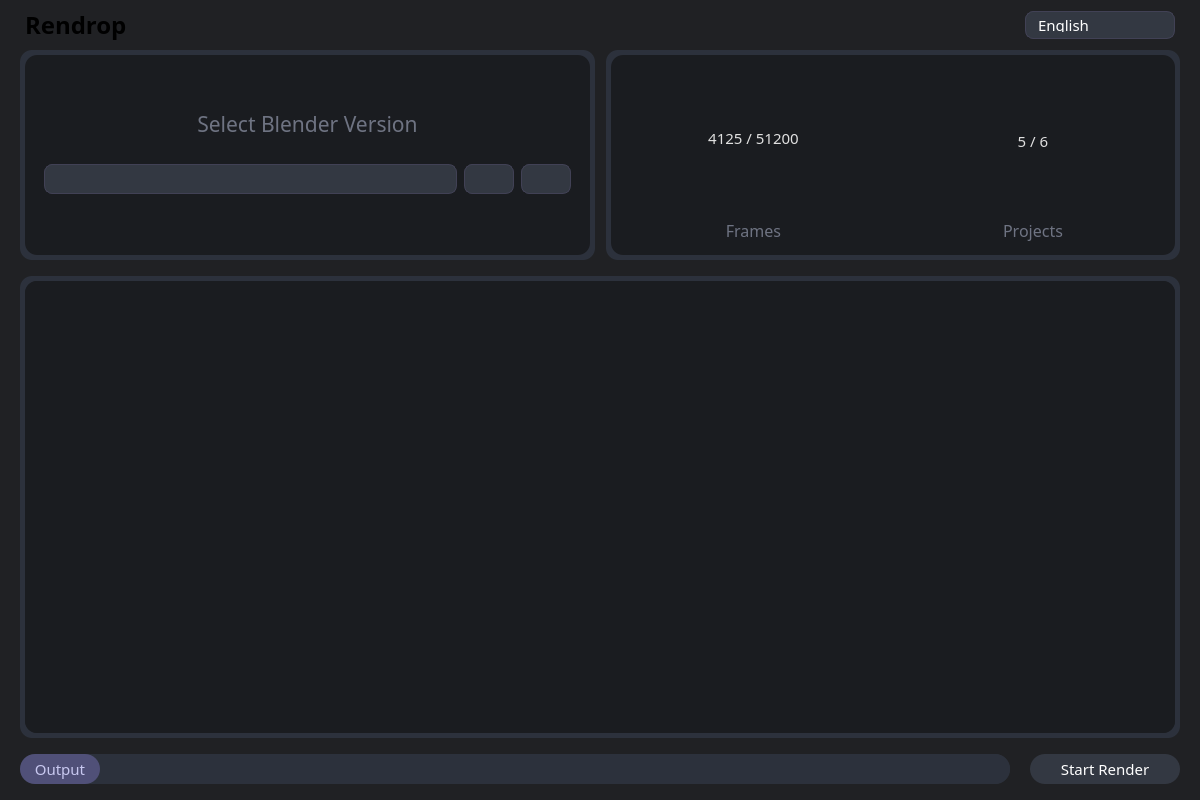
<?xml version="1.0" encoding="UTF-8"?>
<ui version="4.0">
 <class>widget</class>
 <widget class="QWidget" name="widget">
  <property name="geometry">
   <rect>
    <x>0</x>
    <y>0</y>
    <width>1200</width>
    <height>800</height>
   </rect>
  </property>
  <property name="minimumSize">
   <size>
    <width>900</width>
    <height>600</height>
   </size>
  </property>
  <property name="font">
   <font>
    <family>Bitcount Single</family>
    <pointsize>8</pointsize>
   </font>
  </property>
  <property name="windowTitle">
   <string>Rendrop</string>
  </property>
  <property name="autoFillBackground">
   <bool>false</bool>
  </property>
  <layout class="QHBoxLayout" name="horizontalLayout">
   <property name="spacing">
    <number>0</number>
   </property>
   <property name="leftMargin">
    <number>0</number>
   </property>
   <property name="topMargin">
    <number>0</number>
   </property>
   <property name="rightMargin">
    <number>0</number>
   </property>
   <property name="bottomMargin">
    <number>0</number>
   </property>
   <item>
    <widget class="QWidget" name="ContentWidget" native="true">
     <property name="font">
      <font>
       <family>Segoe UI</family>
       <pointsize>8</pointsize>
      </font>
     </property>
     <property name="styleSheet">
      <string notr="true">QWidget#ContentWidget {
	background-color: #202124;
	color: #E0E0E0;
}</string>
     </property>
     <layout class="QVBoxLayout" name="verticalLayout">
      <property name="spacing">
       <number>0</number>
      </property>
      <property name="leftMargin">
       <number>20</number>
      </property>
      <property name="topMargin">
       <number>0</number>
      </property>
      <property name="rightMargin">
       <number>20</number>
      </property>
      <property name="bottomMargin">
       <number>0</number>
      </property>
      <item>
       <widget class="QWidget" name="titleBar" native="true">
        <layout class="QVBoxLayout" name="verticalLayout_5">
         <property name="leftMargin">
          <number>5</number>
         </property>
         <property name="topMargin">
          <number>0</number>
         </property>
         <property name="rightMargin">
          <number>5</number>
         </property>
         <property name="bottomMargin">
          <number>0</number>
         </property>
         <item>
          <layout class="QHBoxLayout" name="horizontalLayout_2">
           <property name="spacing">
            <number>7</number>
           </property>
           <property name="leftMargin">
            <number>0</number>
           </property>
           <property name="topMargin">
            <number>8</number>
           </property>
           <property name="bottomMargin">
            <number>8</number>
           </property>
           <item>
            <widget class="QLabel" name="rendropLabel">
             <property name="font">
              <font>
               <family>Bitcount Single</family>
               <pointsize>18</pointsize>
               <bold>true</bold>
               <stylestrategy>PreferAntialias</stylestrategy>
              </font>
             </property>
             <property name="text">
              <string>Rendrop</string>
             </property>
            </widget>
           </item>
           <item>
            <spacer name="horizontalSpacer_2">
             <property name="orientation">
              <enum>Qt::Orientation::Horizontal</enum>
             </property>
             <property name="sizeHint" stdset="0">
              <size>
               <width>40</width>
               <height>20</height>
              </size>
             </property>
            </spacer>
           </item>
           <item>
            <widget class="QComboBox" name="languageComboBox">
             <property name="minimumSize">
              <size>
               <width>150</width>
               <height>28</height>
              </size>
             </property>
             <property name="maximumSize">
              <size>
               <width>150</width>
               <height>28</height>
              </size>
             </property>
             <property name="font">
              <font>
               <family>Pixel Mixed</family>
               <pointsize>11</pointsize>
              </font>
             </property>
             <property name="styleSheet">
              <string notr="true">QComboBox {
    background-color: #333842;
    border-radius: 8px;
	border: 1px solid rgb(65, 65, 85);
    padding: 6px 28px 6px 12px;
    color: white;
}

QComboBox:hover {
    background-color: #4B5362;
}

QComboBox:disabled {
    background-color: #55595F;
    color: #AAAAAA;
}

QComboBox::drop-down {
    subcontrol-origin: padding;
    subcontrol-position: top right;
    width: 24px;
    border-left: none;
}

QComboBox::down-arrow {
    image: url(:/icon/down_arrow.ico);
    width: 10px;
    height: 10px;
}

QComboBox QAbstractItemView {
    background-color: #333842;
    border: 1px solid #555A66;
    border-radius: 6px;
    padding: 4px;
    color: white;
    selection-background-color: #4B5362;
    selection-color: white;
	outline: none;
}

QComboBox QAbstractItemView::item:hover {
    background-color: #4B5362;
	border-left: 3px solid #0078d7;
	border-radius: 6px;
	padding: 2px;
}

QComboBox QAbstractItemView::item:selected {
    background-color: #4B5362;
	border-left: 3px solid #0078d7;
	border-radius: 6px;
	padding: 2px;
}</string>
             </property>
             <item>
              <property name="text">
               <string>English</string>
              </property>
             </item>
             <item>
              <property name="text">
               <string>中文</string>
              </property>
             </item>
            </widget>
           </item>
          </layout>
         </item>
        </layout>
       </widget>
      </item>
      <item>
       <layout class="QHBoxLayout" name="horizontalLayout_6">
        <property name="spacing">
         <number>11</number>
        </property>
        <property name="sizeConstraint">
         <enum>QLayout::SizeConstraint::SetDefaultConstraint</enum>
        </property>
        <property name="leftMargin">
         <number>0</number>
        </property>
        <property name="topMargin">
         <number>0</number>
        </property>
        <item>
         <widget class="QWidget" name="selectorContainer" native="true">
          <property name="minimumSize">
           <size>
            <width>0</width>
            <height>210</height>
           </size>
          </property>
          <property name="maximumSize">
           <size>
            <width>16777215</width>
            <height>210</height>
           </size>
          </property>
          <property name="styleSheet">
           <string notr="true">background-color: #2C313C;
border: 0px solid #555A66;
border-radius: 12px;
color: #E0E0E0;</string>
          </property>
          <layout class="QVBoxLayout" name="verticalLayout_2">
           <property name="leftMargin">
            <number>5</number>
           </property>
           <property name="topMargin">
            <number>5</number>
           </property>
           <property name="rightMargin">
            <number>5</number>
           </property>
           <property name="bottomMargin">
            <number>5</number>
           </property>
           <item>
            <widget class="QWidget" name="selectorWidgetContent" native="true">
             <property name="minimumSize">
              <size>
               <width>0</width>
               <height>0</height>
              </size>
             </property>
             <property name="maximumSize">
              <size>
               <width>16777215</width>
               <height>16777215</height>
              </size>
             </property>
             <property name="styleSheet">
              <string notr="true">border-radius: 12px;
background-color: rgb(26, 28, 32);</string>
             </property>
             <layout class="QVBoxLayout" name="verticalLayout_3">
              <property name="spacing">
               <number>7</number>
              </property>
              <property name="leftMargin">
               <number>11</number>
              </property>
              <property name="topMargin">
               <number>11</number>
              </property>
              <property name="rightMargin">
               <number>11</number>
              </property>
              <property name="bottomMargin">
               <number>11</number>
              </property>
              <item>
               <spacer name="verticalSpacer_10">
                <property name="orientation">
                 <enum>Qt::Orientation::Vertical</enum>
                </property>
                <property name="sizeType">
                 <enum>QSizePolicy::Policy::Maximum</enum>
                </property>
                <property name="sizeHint" stdset="0">
                 <size>
                  <width>20</width>
                  <height>40</height>
                 </size>
                </property>
               </spacer>
              </item>
              <item>
               <widget class="QLabel" name="selectorLabel">
                <property name="font">
                 <font>
                  <family>Pixel Mixed</family>
                  <pointsize>16</pointsize>
                 </font>
                </property>
                <property name="styleSheet">
                 <string notr="true">color: rgb(110, 115, 130);</string>
                </property>
                <property name="text">
                 <string>Select Blender Version</string>
                </property>
                <property name="alignment">
                 <set>Qt::AlignmentFlag::AlignCenter</set>
                </property>
               </widget>
              </item>
              <item>
               <spacer name="verticalSpacer">
                <property name="orientation">
                 <enum>Qt::Orientation::Vertical</enum>
                </property>
                <property name="sizeType">
                 <enum>QSizePolicy::Policy::Maximum</enum>
                </property>
                <property name="sizeHint" stdset="0">
                 <size>
                  <width>20</width>
                  <height>15</height>
                 </size>
                </property>
               </spacer>
              </item>
              <item>
               <layout class="QHBoxLayout" name="selectorHorizontalLayout">
                <property name="leftMargin">
                 <number>8</number>
                </property>
                <property name="rightMargin">
                 <number>8</number>
                </property>
                <item>
                 <widget class="QComboBox" name="selectorComboBox">
                  <property name="minimumSize">
                   <size>
                    <width>0</width>
                    <height>30</height>
                   </size>
                  </property>
                  <property name="maximumSize">
                   <size>
                    <width>16777215</width>
                    <height>30</height>
                   </size>
                  </property>
                  <property name="font">
                   <font>
                    <family>Pixel Mixed</family>
                    <pointsize>11</pointsize>
                   </font>
                  </property>
                  <property name="styleSheet">
                   <string notr="true">QComboBox {
    background-color: #333842;
    border-radius: 8px;
	border: 1px solid rgb(65, 65, 85);
    padding: 6px 28px 6px 12px;
    color: white;
}

QComboBox:hover {
    background-color: #4B5362;
}

QComboBox:disabled {
    background-color: #55595F;
    color: #AAAAAA;
}

QComboBox::drop-down {
    subcontrol-origin: padding;
    subcontrol-position: top right;
    width: 24px;
    border-left: none;
}

QComboBox::down-arrow {
    image: url(:/icon/down_arrow.ico);
    width: 10px;
    height: 10px;
}

QComboBox QAbstractItemView {
    background-color: #333842;
    border: 1px solid #555A66;
    border-radius: 6px;
    padding: 4px;
    color: white;
    selection-background-color: #4B5362;
    selection-color: white;
	outline: none;
}

QComboBox QAbstractItemView::item:hover {
    background-color: #4B5362;
	border-left: 3px solid #0078d7;
	border-radius: 6px;
	padding: 2px;
}

QComboBox QAbstractItemView::item:selected {
    background-color: #4B5362;
	border-left: 3px solid #0078d7;
	border-radius: 6px;
	padding: 2px;
}</string>
                  </property>
                  <property name="iconSize">
                   <size>
                    <width>16</width>
                    <height>16</height>
                   </size>
                  </property>
                 </widget>
                </item>
                <item>
                 <widget class="QPushButton" name="addButton">
                  <property name="minimumSize">
                   <size>
                    <width>50</width>
                    <height>30</height>
                   </size>
                  </property>
                  <property name="maximumSize">
                   <size>
                    <width>50</width>
                    <height>30</height>
                   </size>
                  </property>
                  <property name="styleSheet">
                   <string notr="true">QPushButton {
    background-color: #333842;
    border-radius: 8px;
	border: 1px solid rgb(65, 65, 85);
    color: white;
}

QPushButton:hover {
    background-color: #4B5362;
    color: white;
}

QPushButton:pressed {
    background-color: #2B2F38;
    color: white;
}

QPushButton:disabled {
    background-color: #55595F;
    color: #AAAAAA;
}</string>
                  </property>
                  <property name="text">
                   <string/>
                  </property>
                  <property name="icon">
                   <iconset resource="../resource/resource.qrc">
                    <normaloff>:/icon/plus.ico</normaloff>:/icon/plus.ico</iconset>
                  </property>
                  <property name="iconSize">
                   <size>
                    <width>10</width>
                    <height>10</height>
                   </size>
                  </property>
                 </widget>
                </item>
                <item>
                 <widget class="QPushButton" name="deleteButton">
                  <property name="minimumSize">
                   <size>
                    <width>50</width>
                    <height>30</height>
                   </size>
                  </property>
                  <property name="maximumSize">
                   <size>
                    <width>50</width>
                    <height>30</height>
                   </size>
                  </property>
                  <property name="styleSheet">
                   <string notr="true">QPushButton {
    background-color: #333842;
    border-radius: 8px;
	border: 1px solid rgb(65, 65, 85);
    color: white;
}

QPushButton:hover {
    background-color: #4B5362;
    color: white;
}

QPushButton:pressed {
    background-color: #2B2F38;
    color: white;
}

QPushButton:disabled {
    background-color: #55595F;
    color: #AAAAAA;
}</string>
                  </property>
                  <property name="text">
                   <string/>
                  </property>
                  <property name="icon">
                   <iconset resource="../resource/resource.qrc">
                    <normaloff>:/icon/close.ico</normaloff>:/icon/close.ico</iconset>
                  </property>
                  <property name="iconSize">
                   <size>
                    <width>9</width>
                    <height>9</height>
                   </size>
                  </property>
                 </widget>
                </item>
               </layout>
              </item>
              <item>
               <spacer name="verticalSpacer_3">
                <property name="orientation">
                 <enum>Qt::Orientation::Vertical</enum>
                </property>
                <property name="sizeType">
                 <enum>QSizePolicy::Policy::Maximum</enum>
                </property>
                <property name="sizeHint" stdset="0">
                 <size>
                  <width>20</width>
                  <height>50</height>
                 </size>
                </property>
               </spacer>
              </item>
             </layout>
            </widget>
           </item>
          </layout>
         </widget>
        </item>
        <item>
         <widget class="QWidget" name="infoWidgetContainer" native="true">
          <property name="minimumSize">
           <size>
            <width>0</width>
            <height>210</height>
           </size>
          </property>
          <property name="maximumSize">
           <size>
            <width>16777215</width>
            <height>210</height>
           </size>
          </property>
          <property name="styleSheet">
           <string notr="true">background-color: #2C313C;
border: 0px solid #555A66;
border-radius: 12px;
color: #E0E0E0;</string>
          </property>
          <layout class="QVBoxLayout" name="verticalLayout_8">
           <property name="leftMargin">
            <number>5</number>
           </property>
           <property name="topMargin">
            <number>5</number>
           </property>
           <property name="rightMargin">
            <number>5</number>
           </property>
           <property name="bottomMargin">
            <number>5</number>
           </property>
           <item>
            <widget class="QWidget" name="infoWidget" native="true">
             <property name="minimumSize">
              <size>
               <width>0</width>
               <height>0</height>
              </size>
             </property>
             <property name="maximumSize">
              <size>
               <width>16777215</width>
               <height>16777215</height>
              </size>
             </property>
             <property name="styleSheet">
              <string notr="true">border-radius: 12px;
background-color: rgb(26, 28, 32);</string>
             </property>
             <layout class="QHBoxLayout" name="horizontalLayout_3">
              <property name="spacing">
               <number>7</number>
              </property>
              <property name="leftMargin">
               <number>8</number>
              </property>
              <property name="topMargin">
               <number>8</number>
              </property>
              <property name="rightMargin">
               <number>8</number>
              </property>
              <property name="bottomMargin">
               <number>8</number>
              </property>
              <item>
               <layout class="QHBoxLayout" name="horizontalLayout_4">
                <property name="spacing">
                 <number>11</number>
                </property>
                <property name="leftMargin">
                 <number>0</number>
                </property>
                <property name="topMargin">
                 <number>0</number>
                </property>
                <property name="rightMargin">
                 <number>0</number>
                </property>
                <property name="bottomMargin">
                 <number>0</number>
                </property>
                <item>
                 <layout class="QVBoxLayout" name="verticalLayout_6">
                  <property name="spacing">
                   <number>0</number>
                  </property>
                  <property name="leftMargin">
                   <number>0</number>
                  </property>
                  <property name="topMargin">
                   <number>0</number>
                  </property>
                  <property name="rightMargin">
                   <number>0</number>
                  </property>
                  <property name="bottomMargin">
                   <number>0</number>
                  </property>
                  <item>
                   <spacer name="verticalSpacer_6">
                    <property name="orientation">
                     <enum>Qt::Orientation::Vertical</enum>
                    </property>
                    <property name="sizeType">
                     <enum>QSizePolicy::Policy::Maximum</enum>
                    </property>
                    <property name="sizeHint" stdset="0">
                     <size>
                      <width>20</width>
                      <height>40</height>
                     </size>
                    </property>
                   </spacer>
                  </item>
                  <item>
                   <widget class="RingProgressBar" name="framesProgressBar" native="true">
                    <property name="minimumSize">
                     <size>
                      <width>140</width>
                      <height>140</height>
                     </size>
                    </property>
                    <layout class="QVBoxLayout" name="verticalLayout_9">
                     <item>
                      <widget class="QLabel" name="framesLabel">
                       <property name="font">
                        <font>
                         <family>Pixel Mixed</family>
                         <pointsize>11</pointsize>
                        </font>
                       </property>
                       <property name="styleSheet">
                        <string notr="true">background: transparent;</string>
                       </property>
                       <property name="text">
                        <string>4125 / 51200</string>
                       </property>
                       <property name="alignment">
                        <set>Qt::AlignmentFlag::AlignCenter</set>
                       </property>
                      </widget>
                     </item>
                    </layout>
                   </widget>
                  </item>
                  <item>
                   <spacer name="verticalSpacer_8">
                    <property name="orientation">
                     <enum>Qt::Orientation::Vertical</enum>
                    </property>
                    <property name="sizeType">
                     <enum>QSizePolicy::Policy::Fixed</enum>
                    </property>
                    <property name="sizeHint" stdset="0">
                     <size>
                      <width>20</width>
                      <height>11</height>
                     </size>
                    </property>
                   </spacer>
                  </item>
                  <item>
                   <widget class="QLabel" name="framesText">
                    <property name="font">
                     <font>
                      <family>Pixel Mixed</family>
                      <pointsize>12</pointsize>
                     </font>
                    </property>
                    <property name="styleSheet">
                     <string notr="true">color: rgb(110, 115, 130);</string>
                    </property>
                    <property name="text">
                     <string>Frames</string>
                    </property>
                    <property name="alignment">
                     <set>Qt::AlignmentFlag::AlignCenter</set>
                    </property>
                   </widget>
                  </item>
                  <item>
                   <spacer name="verticalSpacer_4">
                    <property name="orientation">
                     <enum>Qt::Orientation::Vertical</enum>
                    </property>
                    <property name="sizeType">
                     <enum>QSizePolicy::Policy::Maximum</enum>
                    </property>
                    <property name="sizeHint" stdset="0">
                     <size>
                      <width>20</width>
                      <height>40</height>
                     </size>
                    </property>
                   </spacer>
                  </item>
                 </layout>
                </item>
                <item>
                 <layout class="QVBoxLayout" name="verticalLayout_7">
                  <property name="spacing">
                   <number>0</number>
                  </property>
                  <property name="leftMargin">
                   <number>0</number>
                  </property>
                  <property name="topMargin">
                   <number>0</number>
                  </property>
                  <property name="rightMargin">
                   <number>0</number>
                  </property>
                  <property name="bottomMargin">
                   <number>0</number>
                  </property>
                  <item>
                   <spacer name="verticalSpacer_7">
                    <property name="orientation">
                     <enum>Qt::Orientation::Vertical</enum>
                    </property>
                    <property name="sizeType">
                     <enum>QSizePolicy::Policy::Maximum</enum>
                    </property>
                    <property name="sizeHint" stdset="0">
                     <size>
                      <width>20</width>
                      <height>40</height>
                     </size>
                    </property>
                   </spacer>
                  </item>
                  <item>
                   <widget class="RingProgressBar" name="projectsProgressBar" native="true">
                    <property name="minimumSize">
                     <size>
                      <width>140</width>
                      <height>140</height>
                     </size>
                    </property>
                    <layout class="QVBoxLayout" name="verticalLayout_10">
                     <property name="topMargin">
                      <number>15</number>
                     </property>
                     <item>
                      <widget class="QLabel" name="projectsLabel">
                       <property name="font">
                        <font>
                         <family>Pixel Mixed</family>
                         <pointsize>11</pointsize>
                        </font>
                       </property>
                       <property name="styleSheet">
                        <string notr="true">background: transparent;</string>
                       </property>
                       <property name="text">
                        <string>5 / 6</string>
                       </property>
                       <property name="alignment">
                        <set>Qt::AlignmentFlag::AlignCenter</set>
                       </property>
                      </widget>
                     </item>
                    </layout>
                   </widget>
                  </item>
                  <item>
                   <spacer name="verticalSpacer_9">
                    <property name="orientation">
                     <enum>Qt::Orientation::Vertical</enum>
                    </property>
                    <property name="sizeType">
                     <enum>QSizePolicy::Policy::Fixed</enum>
                    </property>
                    <property name="sizeHint" stdset="0">
                     <size>
                      <width>20</width>
                      <height>11</height>
                     </size>
                    </property>
                   </spacer>
                  </item>
                  <item>
                   <widget class="QLabel" name="projectsText">
                    <property name="font">
                     <font>
                      <family>Pixel Mixed</family>
                      <pointsize>12</pointsize>
                     </font>
                    </property>
                    <property name="styleSheet">
                     <string notr="true">color: rgb(110, 115, 130);</string>
                    </property>
                    <property name="text">
                     <string>Projects</string>
                    </property>
                    <property name="alignment">
                     <set>Qt::AlignmentFlag::AlignCenter</set>
                    </property>
                   </widget>
                  </item>
                  <item>
                   <spacer name="verticalSpacer_5">
                    <property name="orientation">
                     <enum>Qt::Orientation::Vertical</enum>
                    </property>
                    <property name="sizeType">
                     <enum>QSizePolicy::Policy::Maximum</enum>
                    </property>
                    <property name="sizeHint" stdset="0">
                     <size>
                      <width>20</width>
                      <height>40</height>
                     </size>
                    </property>
                   </spacer>
                  </item>
                 </layout>
                </item>
               </layout>
              </item>
             </layout>
            </widget>
           </item>
          </layout>
         </widget>
        </item>
       </layout>
      </item>
      <item>
       <spacer name="verticalSpacer_2">
        <property name="orientation">
         <enum>Qt::Orientation::Vertical</enum>
        </property>
        <property name="sizeType">
         <enum>QSizePolicy::Policy::Fixed</enum>
        </property>
        <property name="sizeHint" stdset="0">
         <size>
          <width>20</width>
          <height>16</height>
         </size>
        </property>
       </spacer>
      </item>
      <item>
       <widget class="QWidget" name="scrollAreaContainer" native="true">
        <property name="minimumSize">
         <size>
          <width>0</width>
          <height>0</height>
         </size>
        </property>
        <property name="maximumSize">
         <size>
          <width>16777215</width>
          <height>16777215</height>
         </size>
        </property>
        <property name="styleSheet">
         <string notr="true">border-radius: 12px;
background-color: #2C313C;</string>
        </property>
        <layout class="QVBoxLayout" name="verticalLayout_4">
         <property name="spacing">
          <number>9</number>
         </property>
         <property name="leftMargin">
          <number>5</number>
         </property>
         <property name="topMargin">
          <number>5</number>
         </property>
         <property name="rightMargin">
          <number>5</number>
         </property>
         <property name="bottomMargin">
          <number>5</number>
         </property>
         <item>
          <widget class="QScrollArea" name="scrollArea">
           <property name="styleSheet">
            <string notr="true">QScrollArea#scrollArea {
	background-color: rgb(26, 28, 32);
	border: none;
	border-radius: 12px;
	color: #E0E0E0;
}

QScrollBar:vertical, QScrollBar:horizontal {
    background: #2C2F36;
 	border: 1px solid #555A66;
    border-radius: 6px;
    margin: 2px;
}

QScrollBar::handle:vertical, QScrollBar::handle:horizontal {
    background: #5C6BC0;
    min-height: 20px;
    min-width: 20px;
    border-radius: 6px;
}

QScrollBar::handle:hover {
    background: #7986CB;
}

QScrollBar::handle:pressed {
    background: #3F51B5;
}

QScrollBar::sub-line,
QScrollBar::add-line {
    background: none;
    width: 0px;
    height: 0px;
}

QScrollBar::sub-page,
QScrollBar::add-page {
    background: none;
}</string>
           </property>
           <property name="frameShape">
            <enum>QFrame::Shape::StyledPanel</enum>
           </property>
           <property name="verticalScrollBarPolicy">
            <enum>Qt::ScrollBarPolicy::ScrollBarAsNeeded</enum>
           </property>
           <property name="horizontalScrollBarPolicy">
            <enum>Qt::ScrollBarPolicy::ScrollBarAlwaysOff</enum>
           </property>
           <property name="widgetResizable">
            <bool>true</bool>
           </property>
           <widget class="QWidget" name="scrollAreaContent">
            <property name="geometry">
             <rect>
              <x>0</x>
              <y>0</y>
              <width>1150</width>
              <height>448</height>
             </rect>
            </property>
            <property name="styleSheet">
             <string notr="true">background-color: rgb(26, 28, 32);
border: none;
border-radius: 12px;
color: #E0E0E0;</string>
            </property>
            <layout class="QVBoxLayout" name="scrollAreaVerticalLayout">
             <property name="spacing">
              <number>9</number>
             </property>
             <item>
              <spacer name="fileBarVerticalSpacer">
               <property name="orientation">
                <enum>Qt::Orientation::Vertical</enum>
               </property>
               <property name="sizeType">
                <enum>QSizePolicy::Policy::Expanding</enum>
               </property>
               <property name="sizeHint" stdset="0">
                <size>
                 <width>20</width>
                 <height>40</height>
                </size>
               </property>
              </spacer>
             </item>
             <item>
              <widget class="QWidget" name="scrollAreaSizeWidget" native="true">
               <property name="maximumSize">
                <size>
                 <width>16777215</width>
                 <height>0</height>
                </size>
               </property>
               <property name="styleSheet">
                <string notr="true">border: none;
background: transparent;</string>
               </property>
              </widget>
             </item>
            </layout>
           </widget>
          </widget>
         </item>
        </layout>
       </widget>
      </item>
      <item>
       <layout class="QHBoxLayout" name="bottomBar">
        <property name="topMargin">
         <number>16</number>
        </property>
        <property name="bottomMargin">
         <number>16</number>
        </property>
        <item>
         <widget class="QWidget" name="outputContainer" native="true">
          <property name="minimumSize">
           <size>
            <width>0</width>
            <height>30</height>
           </size>
          </property>
          <property name="maximumSize">
           <size>
            <width>16777215</width>
            <height>30</height>
           </size>
          </property>
          <property name="styleSheet">
           <string notr="true">border-radius: 15px;
background-color: #2C313C;</string>
          </property>
          <layout class="QHBoxLayout" name="horizontalLayout_5">
           <property name="spacing">
            <number>0</number>
           </property>
           <property name="leftMargin">
            <number>0</number>
           </property>
           <property name="topMargin">
            <number>0</number>
           </property>
           <property name="rightMargin">
            <number>0</number>
           </property>
           <property name="bottomMargin">
            <number>0</number>
           </property>
           <item>
            <widget class="QLabel" name="outputText">
             <property name="minimumSize">
              <size>
               <width>80</width>
               <height>30</height>
              </size>
             </property>
             <property name="maximumSize">
              <size>
               <width>80</width>
               <height>30</height>
              </size>
             </property>
             <property name="font">
              <font>
               <family>Pixel Mixed</family>
               <pointsize>11</pointsize>
              </font>
             </property>
             <property name="styleSheet">
              <string notr="true">border-radius: 15px;
background-color: rgb(80, 80, 120);
color: rgb(200, 200, 240);</string>
             </property>
             <property name="text">
              <string>Output</string>
             </property>
             <property name="alignment">
              <set>Qt::AlignmentFlag::AlignCenter</set>
             </property>
             <property name="margin">
              <number>0</number>
             </property>
            </widget>
           </item>
           <item>
            <widget class="QLabel" name="outputLabel">
             <property name="minimumSize">
              <size>
               <width>0</width>
               <height>30</height>
              </size>
             </property>
             <property name="maximumSize">
              <size>
               <width>16777215</width>
               <height>30</height>
              </size>
             </property>
             <property name="font">
              <font>
               <family>Pixel Mixed</family>
               <pointsize>9</pointsize>
              </font>
             </property>
             <property name="styleSheet">
              <string notr="true">padding-left: 10px;
padding-right: 10px;
color: rgb(180, 180, 200);</string>
             </property>
             <property name="text">
              <string/>
             </property>
            </widget>
           </item>
          </layout>
         </widget>
        </item>
        <item>
         <spacer name="bottomBarHorizontalSpacer">
          <property name="orientation">
           <enum>Qt::Orientation::Horizontal</enum>
          </property>
          <property name="sizeType">
           <enum>QSizePolicy::Policy::Fixed</enum>
          </property>
          <property name="sizeHint" stdset="0">
           <size>
            <width>20</width>
            <height>20</height>
           </size>
          </property>
         </spacer>
        </item>
        <item>
         <widget class="QPushButton" name="renderButton">
          <property name="minimumSize">
           <size>
            <width>150</width>
            <height>30</height>
           </size>
          </property>
          <property name="maximumSize">
           <size>
            <width>150</width>
            <height>30</height>
           </size>
          </property>
          <property name="font">
           <font>
            <family>Pixel Mixed</family>
            <pointsize>11</pointsize>
            <stylestrategy>PreferAntialias</stylestrategy>
           </font>
          </property>
          <property name="styleSheet">
           <string notr="true">QPushButton {
    background-color: #333842;
    border-radius: 15px;
    color: white;
    padding: 6px 6px;
}

QPushButton:hover {
    background-color: #4B5362;
    color: white;
}

QPushButton:pressed {
    background-color: #2B2F38;
    color: white;
}

QPushButton:disabled {
    background-color: #55595F;
    color: #AAAAAA;
}</string>
          </property>
          <property name="text">
           <string>Start Render</string>
          </property>
         </widget>
        </item>
       </layout>
      </item>
     </layout>
    </widget>
   </item>
  </layout>
 </widget>
 <customwidgets>
  <customwidget>
   <class>RingProgressBar</class>
   <extends>QWidget</extends>
   <header>ring_progress_bar.h</header>
   <container>1</container>
  </customwidget>
 </customwidgets>
 <resources>
  <include location="../resource/resource.qrc"/>
 </resources>
 <connections/>
</ui>
